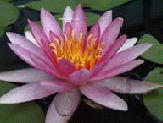
%> input picture C.大三上/数字图像处理/imgs/im1.tif, 163 x 123 px
$ octave b_add.m   (GNU Octave 9; MATLAB toolbox functions it lacks are replaced by stand-ins)
%> lines starting %> are read from the running program, lines starting %| are printed output that depends on the picture
I = imread('../imgs/im1.tif');
J = imread('../imgs/im2.tif');
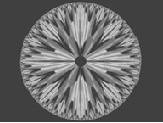
%> input picture C.大三上/数字图像处理/imgs/im2.tif, 163 x 123 px
if size(I, 3) == 4
    I = I(:, :, 1:3);
end
if size(J, 3) == 4
    J = J(:, :, 1:3);
end

K = imadd(I, J);
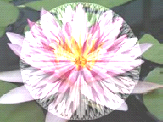
%> K: size 123x163x3 uint8; mean R, G, B 187.2, 179.6, 177.5
figure;
subplot(1, 3, 1), imshow(I), title('图1')
subplot(1, 3, 2), imshow(J), title('图2')
subplot(1, 3, 3), imshow(K), title('叠加后');

%> (the run ends here)
